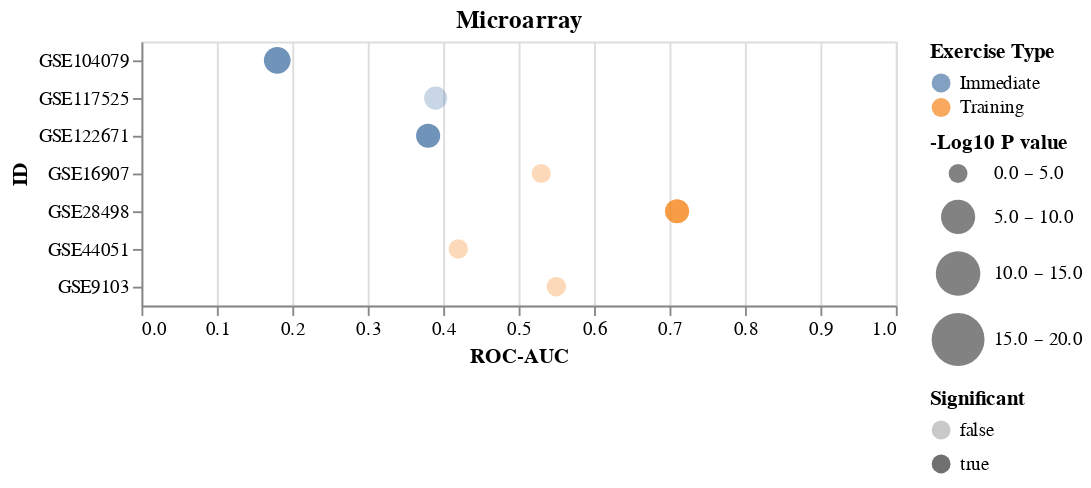

Notebook code for this chart:
### Code cell
chartLst[7]

### Figure 1 — Vega-Lite specification as saved in the notebook (floating-point values rounded to 4 significant figures)
{"config": {"view": {"continuousWidth": 400, "continuousHeight": 300}}, "data": {"name": "data-6b86052e48b64d23e536dce463d020be"}, "mark": "circle", "encoding": {"color": {"type": "nominal", "field": "Exercise Type"}, "opacity": {"type": "nominal", "field": "Significant"}, "size": {"type": "quantitative", "field": "-Log10 P value", "scale": {"bins": [0, 5, 10, 15, 20], "range": [100, 200], "reverse": false}}, "x": {"type": "quantitative", "field": "ROC-AUC", "scale": {"domain": [0, 1]}}, "y": {"type": "nominal", "field": "ID"}}, "title": "Microarray", "$schema": "https://vega.github.io/schema/vega-lite/v4.8.1.json", "datasets": {"data-6b86052e48b64d23e536dce463d020be": [{"ID": "GSE104079", "ROC-AUC": 0.18, "Pval": 0.00655, "Exercise Type": "Immediate", "-Log10 P value": 2.184, "Significant": true}, {"ID": "GSE117525", "ROC-AUC": 0.39, "Pval": 0.0786, "Exercise Type": "Immediate", "-Log10 P value": 1.105, "Significant": false}, {"ID": "GSE122671", "ROC-AUC": 0.38, "Pval": 0.0399, "Exercise Type": "Immediate", "-Log10 P value": 1.399, "Significant": true}, {"ID": "GSE16907", "ROC-AUC": 0.53, "Pval": 0.89, "Exercise Type": "Training", "-Log10 P value": 0.05061, "Significant": false}, {"ID": "GSE28498", "ROC-AUC": 0.71, "Pval": 0.0386, "Exercise Type": "Training", "-Log10 P value": 1.413, "Significant": true}, {"ID": "GSE44051", "ROC-AUC": 0.42, "Pval": 0.72, "Exercise Type": "Training", "-Log10 P value": 0.1427, "Significant": false}, {"ID": "GSE9103", "ROC-AUC": 0.55, "Pval": 0.738, "Exercise Type": "Training", "-Log10 P value": 0.1319, "Significant": false}]}}
